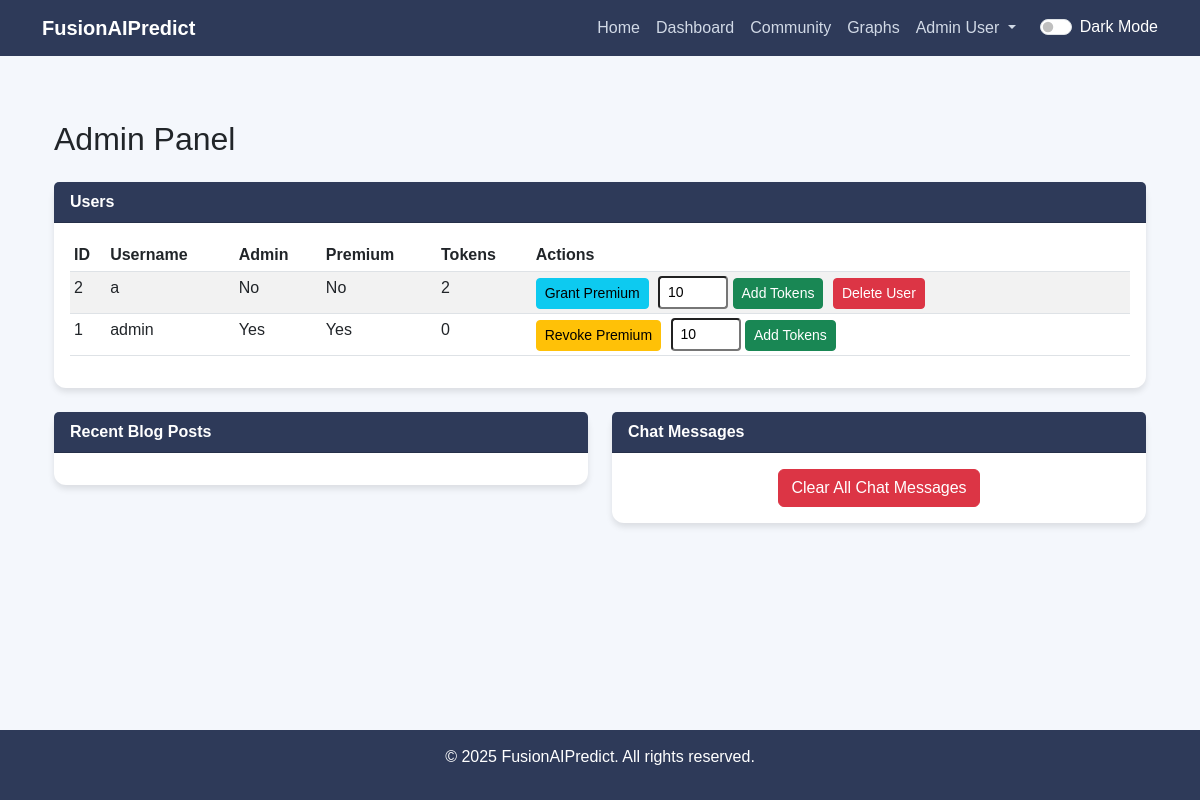
The app's page /admin_panel (signed in), older data.
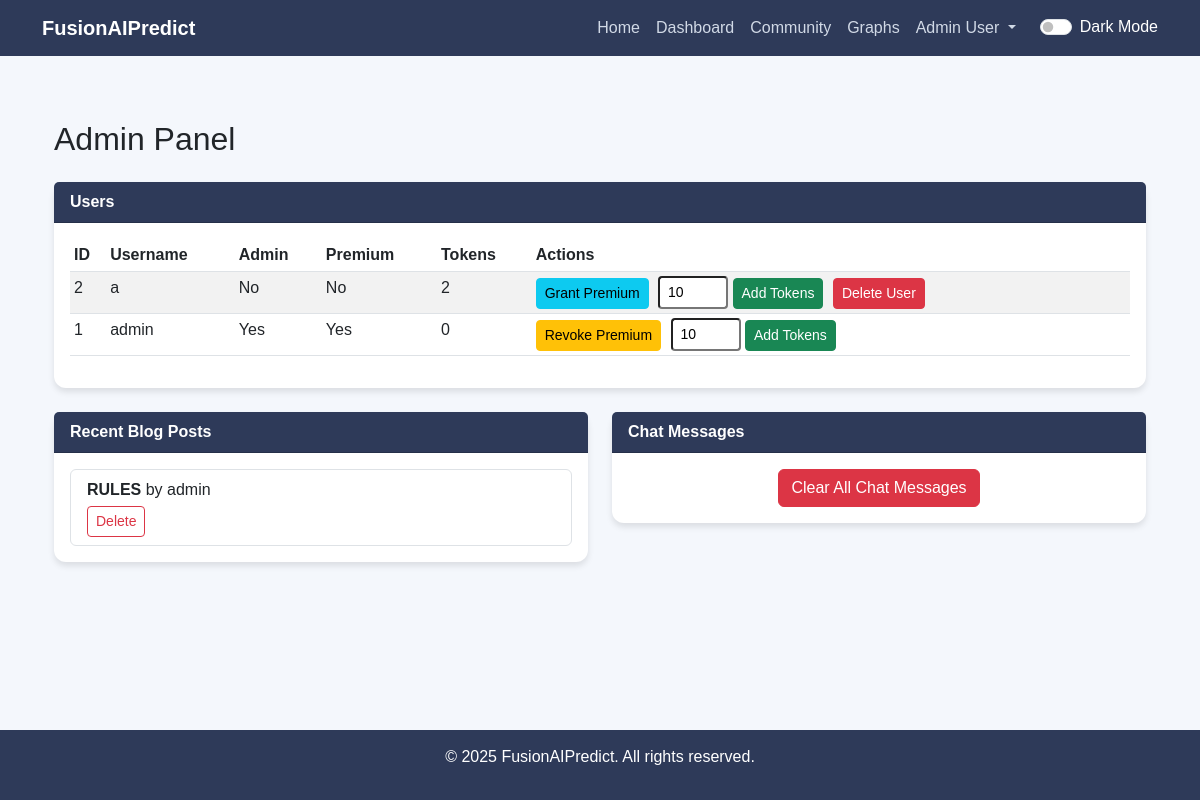
The same page, newer data.
### tables this page shows
CREATE TABLE users (
        id INTEGER PRIMARY KEY AUTOINCREMENT,
        username TEXT UNIQUE NOT NULL,
        password TEXT NOT NULL,
        display_name TEXT NOT NULL,
        is_admin INTEGER DEFAULT 0,
        bio TEXT DEFAULT '',
        email TEXT DEFAULT '',
        profile_pic TEXT DEFAULT 'default.png',
        is_premium INTEGER DEFAULT 0,
        token_balance INTEGER DEFAULT 10
    );

CREATE TABLE blog_posts (
        id INTEGER PRIMARY KEY AUTOINCREMENT,
        username TEXT NOT NULL,
        title TEXT NOT NULL,
        content TEXT NOT NULL,
        timestamp DATETIME DEFAULT CURRENT_TIMESTAMP
    );

### app/routes.py (the view)
    @app.route('/admin_panel')
    @admin_required
    def admin_panel():
        conn = get_db()
        cursor = conn.cursor()
        cursor.execute('SELECT id, username, is_admin, is_premium, token_balance FROM users ORDER BY username')
        users = [dict(row) for row in cursor.fetchall()]
        cursor.execute('SELECT id, username, title FROM blog_posts ORDER BY timestamp DESC LIMIT 10')
        blog_posts = [dict(row) for row in cursor.fetchall()]
        conn.close()
        return render_template('admin.html', users=users, blog_posts=blog_posts)

### app/db.py (called while the page is built)
def get_db():
    conn = sqlite3.connect(DATABASE)
    conn.row_factory = sqlite3.Row
    return conn

### templates/admin.html
{% extends "base.html" %}
{% block content %}
<div class="container mt-4">
    <h2 class="mb-4">Admin Panel</h2>
    <div class="row">
        <div class="col-md-12">
            <div class="card mb-4">
                <div class="card-header">Users</div>
                <div class="card-body">
                    <table class="table table-striped table-sm">
                        <thead>
                            <tr>
                                <th>ID</th>
                                <th>Username</th>
                                <th>Admin</th>
                                <th>Premium</th>
                                <th>Tokens</th>
                                <th>Actions</th>
                            </tr>
                        </thead>
                        <tbody>
                            {% for user in users %}
                            <tr>
                                <td>{{ user.id }}</td>
                                <td>{{ user.username }}</td>
                                <td>{{ "Yes" if user.is_admin else "No" }}</td>
                                <td>{{ "Yes" if user.is_premium else "No" }}</td>
                                <td>{{ user.token_balance }}</td>
                                <td>
                                    <form action="{{ url_for('toggle_premium', user_id=user.id) }}" method="POST" style="display: inline;">
                                        <button type="submit" class="btn btn-sm {{ 'btn-warning' if user.is_premium else 'btn-info' }}">
                                            {{ "Revoke Premium" if user.is_premium else "Grant Premium" }}
                                        </button>
                                    </form>
                                    <form action="{{ url_for('add_tokens', user_id=user.id) }}" method="POST" style="display: inline; margin-left: 5px;">
                                        <input type="number" name="tokens" min="1" value="10" class="form-control-sm" style="width: 70px; display: inline-block;">
                                        <button type="submit" class="btn btn-sm btn-success">Add Tokens</button>
                                    </form>
                                    {% if not user.is_admin %}
                                    <form method="POST" action="{{ url_for('api.delete_user', username=user.username) }}" style="display: inline; margin-left: 5px;">
                                        <button type="submit" class="btn btn-sm btn-danger">Delete User</button>
                                    </form>
                                    {% endif %}
                                </td>
                            </tr>
                            {% endfor %}
                        </tbody>
                    </table>
                </div>
            </div>
        </div>
        <div class="col-md-6">
            <div class="card mb-4">
                <div class="card-header">Recent Blog Posts</div>
                <div class="card-body">
                    <ul class="list-group">
                        {% for post in blog_posts %}
                        <li class="list-group-item">
                            <strong>{{ post.title }}</strong> by {{ post.username }}<br>
                            <form method="POST" action="{{ url_for('api.delete_blog_post', post_id=post.id) }}">
                                <button type="submit" class="btn btn-sm btn-outline-danger mt-1">Delete</button>
                            </form>
                        </li>
                        {% endfor %}
                    </ul>
                </div>
            </div>
        </div>
        <div class="col-md-6">
            <div class="card mb-4">
                <div class="card-header">Chat Messages</div>
                <div class="card-body text-center">
                    <form method="POST" action="{{ url_for('api.clear_chat') }}">
                        <button type="submit" class="btn btn-danger">Clear All Chat Messages</button>
                    </form>
                </div>
            </div>
        </div>
    </div>
</div>
{% endblock %}

### templates/base.html (shortened to what this page needs)
<!DOCTYPE html>
<html lang="en">
<head>
    <link href="https://cdn.jsdelivr.net/npm/bootstrap@5.3.0-alpha1/dist/css/bootstrap.min.css" rel="stylesheet">
</head>
<body>
    <nav class="navbar navbar-expand-md navbar-dark fixed-top">
        <div class="container">
            <a class="navbar-brand" href="/">FusionAIPredict</a>
            <div class="collapse navbar-collapse" id="navbarNav">
                <ul class="navbar-nav ms-auto">
                    <li class="nav-item"><a class="nav-link" href="/">Home</a></li>
                    {% if 'username' in session %}
                        <li class="nav-item"><a class="nav-link" href="{{ url_for('dashboard') }}">Dashboard</a></li>
                        <li class="nav-item"><a class="nav-link" href="{{ url_for('community') }}">Community</a></li>
                        <li class="nav-item"><a class="nav-link" href="/graphs">Graphs</a></li>
                        <li class="nav-item dropdown">
                            <a class="nav-link dropdown-toggle" href="#" id="navbarDropdown" role="button" data-bs-toggle="dropdown" aria-expanded="false">
                                {{ session['display_name'] }}
                            </a>
                        </li>
                    {% else %}
                        <li class="nav-item"><a class="nav-link" href="{{ url_for('login') }}">Login</a></li>
                        <li class="nav-item"><a class="nav-link" href="{{ url_for('register') }}">Register</a></li>
                    {% endif %}
                </ul>
                <div class="form-check form-switch ms-3">
  <input class="form-check-input" type="checkbox" role="switch" id="darkModeToggle">
  <label class="form-check-label text-white" for="darkModeToggle">Dark Mode</label>
</div>
            </div>
        </div>
    </nav>
    <main class="container mt-4">
        {% block content %}{% endblock %}
    </main>
    <footer>
        <p>&copy; 2025 FusionAIPredict. All rights reserved.</p>
    </footer>
</body>
</html>

Row changes from the older to the newer data that the page shows:
added blog_posts: title "RULES", username "admin"
